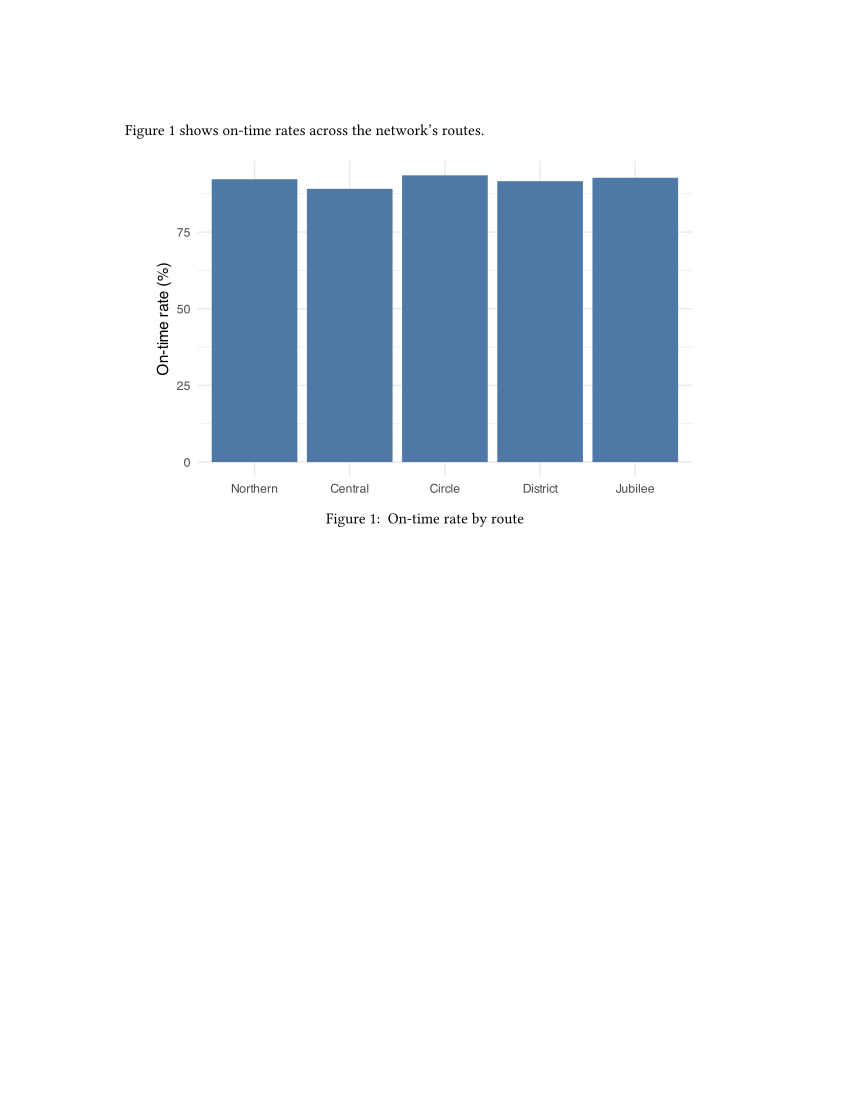

Here is the R script that generated this plot:
library(ggplot2)

ggplot(trains, aes(x = route, y = rate)) +
  geom_col(fill = "#4e79a7") +
  labs(x = NULL, y = "On-time rate (%)") +
  theme_minimal()
